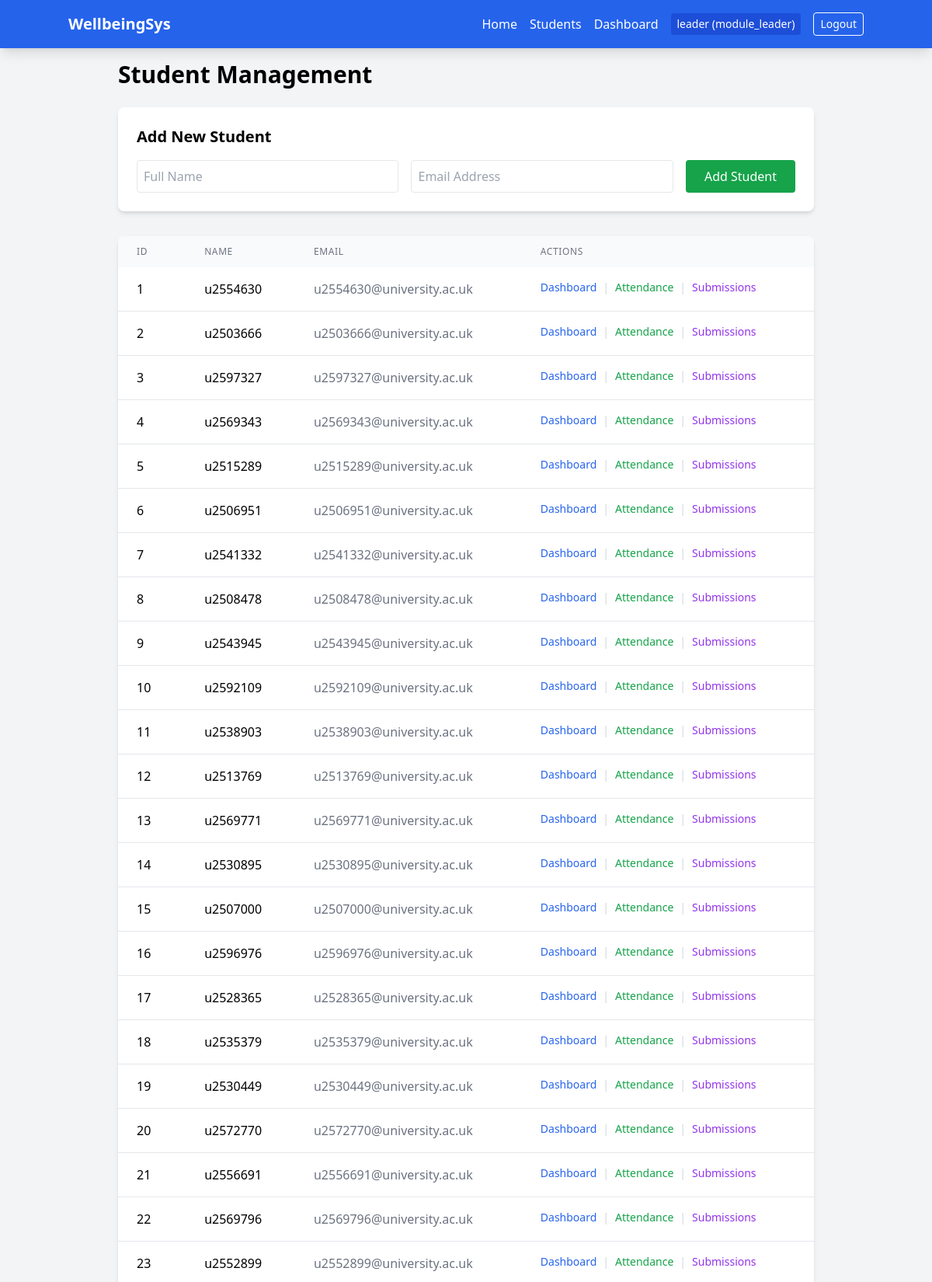
Page /students (signed in, upper part) on the committed database.
### tables this page shows
CREATE TABLE users (
    id INTEGER PRIMARY KEY AUTOINCREMENT,
    username TEXT NOT NULL UNIQUE,
    password_hash TEXT NOT NULL,
    role TEXT NOT NULL
);

CREATE TABLE students (
    id INTEGER PRIMARY KEY AUTOINCREMENT,
    university_id TEXT UNIQUE, -- e.g. u2554630
    name TEXT, -- We might mock this or use ID
    email TEXT,
    degree_name TEXT,
    year INTEGER,
    medical_info TEXT,
    disabilities TEXT,
    commute_type TEXT,
    avg_commute_time_min REAL,
    avg_screen_time_hours REAL
);

### app/routes.py (the view)
@main_bp.route('/students')
@login_required
def students():
    all_students = current_app.student_service.get_all_students()
    return render_template('students.html', students=all_students)

### app/__init__.py (called while the page is built)
def create_app():
    app = Flask(__name__)
    app.config['SECRET_KEY'] = 'dev-secret-key-change-in-prod' # Required for sessions
    app.student_service = StudentService()
    app.attendance_service = AttendanceService()
    app.wellbeing_service = WellbeingService()
    app.submission_service = SubmissionService()
    app.user_service = UserService()
    app.analytics_service = AnalyticsService(
        app.attendance_service,
        app.wellbeing_service,
        app.submission_service
    )
    login_manager = LoginManager()
    login_manager.login_view = 'auth.login'
    login_manager.init_app(app)
    @login_manager.user_loader
    def load_user(user_id):
        return app.user_service.get_user_by_id(int(user_id))
    from app.routes import main_bp
    from app.auth_routes import auth_bp
    app.register_blueprint(main_bp)
    app.register_blueprint(auth_bp)
    return app

### app/database/connection.py (called while the page is built)
def get_db_connection(db_name=DEFAULT_DB):
    conn = sqlite3.connect(db_name, detect_types=sqlite3.PARSE_DECLTYPES)
    conn.row_factory = sqlite3.Row
    return conn

### app/services/student_service.py (called while the page is built)
    def get_all_students(self) -> List[Student]:
        conn = get_db_connection(self.db_name)
        cursor = conn.cursor()
        cursor.execute("SELECT * FROM students")
        rows = cursor.fetchall()
        conn.close()
        return [self._map_row_to_student(row) for row in rows]

    def _map_row_to_student(self, row) -> Student:
        display_name = row['name'] if row['name'] else row['university_id']
        return Student(
            id=row['id'],
            university_id=row['university_id'],
            name=display_name,
            email=row['email'],
            degree_name=row['degree_name'],
            medical_info=row['medical_info'],
            disabilities=row['disabilities']
        )

### app/services/user_service.py (called while the page is built)
    def get_user_by_id(self, user_id: int) -> Optional[User]:
        conn = get_db_connection(self.db_name)
        cursor = conn.cursor()
        cursor.execute("SELECT * FROM users WHERE id = ?", (user_id,))
        row = cursor.fetchone()
        conn.close()
        if row:
            return User(
                id=row['id'],
                username=row['username'],
                password_hash=row['password_hash'],
                role=Role(row['role'])
            )
        return None

### app/templates/students.html (shortened to what this page needs)
{% extends "base.html" %}
{% block content %}
<div class="max-w-4xl mx-auto">
    <h1 class="text-3xl font-bold mb-6">Student Management</h1>
    <div class="bg-white p-6 rounded-lg shadow-md mb-8">
        <h2 class="text-xl font-semibold mb-4">Add New Student</h2>
        <form action="/students/add" method="POST" class="flex gap-4">
            <div class="flex-1">
                <input type="text" name="name" placeholder="Full Name" required
                       class="w-full border p-2 rounded">
            </div>
            <div class="flex-1">
                <input type="email" name="email" placeholder="Email Address" required
                       class="w-full border p-2 rounded">
            </div>
            <button type="submit" class="bg-green-600 text-white px-6 py-2 rounded hover:bg-green-700">
                Add Student
            </button>
        </form>
    </div>
    <div class="bg-white rounded-lg shadow-md overflow-hidden">
        <table class="min-w-full">
            <thead class="bg-gray-50">
                <tr>
                    <th class="px-6 py-3 text-left text-xs font-medium text-gray-500 uppercase tracking-wider">ID</th>
                    <th class="px-6 py-3 text-left text-xs font-medium text-gray-500 uppercase tracking-wider">Name</th>
                    <th class="px-6 py-3 text-left text-xs font-medium text-gray-500 uppercase tracking-wider">Email</th>
                    <th class="px-6 py-3 text-left text-xs font-medium text-gray-500 uppercase tracking-wider">Actions</th>
                </tr>
            </thead>
            <tbody class="bg-white divide-y divide-gray-200">
                {% for student in students %}
                <tr>
                    <td class="px-6 py-4 whitespace-nowrap">{{ student.id }}</td>
                    <td class="px-6 py-4 whitespace-nowrap font-medium">{{ student.name }}</td>
                    <td class="px-6 py-4 whitespace-nowrap text-gray-500">{{ student.email }}</td>
                    <td class="px-6 py-4 whitespace-nowrap text-sm font-medium flex space-x-2 items-center">
                        <a href="/dashboard?student_id={{ student.id }}" class="text-blue-600 hover:text-blue-900">Dashboard</a>
                        <span class="text-gray-300">|</span>
                        <a href="/attendance/{{ student.id }}" class="text-green-600 hover:text-green-900">Attendance</a>
                        <span class="text-gray-300">|</span>
                        <a href="/submissions/{{ student.id }}" class="text-purple-600 hover:text-purple-900">Submissions</a>
                    </td>
                </tr>
                {% else %}
                <tr>
                    <td colspan="4" class="px-6 py-4 text-center text-gray-500">No students found.</td>
                </tr>
                {% endfor %}
            </tbody>
        </table>
    </div>
</div>
{% endblock %}

### app/templates/base.html (shortened to what this page needs)
<!DOCTYPE html>
<html lang="en">
<head>
    <script src="https://cdn.tailwindcss.com"></script>
</head>
<body class="bg-gray-100 min-h-screen">
    <nav class="bg-blue-600 text-white p-4 shadow-lg">
        <div class="container mx-auto flex justify-between items-center">
            <a href="/" class="text-xl font-bold">WellbeingSys</a>
            <div class="space-x-4 flex items-center">
                {% if current_user.is_authenticated %}
                    <a href="/" class="hover:text-blue-200">Home</a>
                    <a href="/students" class="hover:text-blue-200">Students</a>
                    <a href="/dashboard" class="hover:text-blue-200">Dashboard</a>
                    <span class="text-sm bg-blue-700 px-2 py-1 rounded">
                        {{ current_user.username }} ({{ current_user.role.value }})
                    </span>
                    <a href="/logout" class="text-sm border border-white px-2 py-1 rounded hover:bg-white hover:text-blue-600 transition">Logout</a>
                {% else %}
                    <a href="/login" class="hover:text-blue-200">Login</a>
                {% endif %}
            </div>
        </div>
    </nav>
    <main class="container mx-auto p-4">
        {% block content %}{% endblock %}
    </main>
</body>
</html>

### rows in the picture
users: username "leader", role.value "module_leader"
students: id "1", name "u2554630", email "u2554630@university.ac.uk"
students: id "2", name "u2503666", email "u2503666@university.ac.uk"
students: id "3", name "u2597327", email "u2597327@university.ac.uk"
students: id "4", name "u2569343", email "u2569343@university.ac.uk"
students: id "5", name "u2515289", email "u2515289@university.ac.uk"
students: id "6", name "u2506951", email "u2506951@university.ac.uk"
students: id "7", name "u2541332", email "u2541332@university.ac.uk"
students: id "8", name "u2508478", email "u2508478@university.ac.uk"
students: id "9", name "u2543945", email "u2543945@university.ac.uk"
students: id "10", name "u2592109", email "u2592109@university.ac.uk"
students: id "11", name "u2538903", email "u2538903@university.ac.uk"
students: id "12", name "u2513769", email "u2513769@university.ac.uk"
students: id "13", name "u2569771", email "u2569771@university.ac.uk"
students: id "14", name "u2530895", email "u2530895@university.ac.uk"
students: id "15", name "u2507000", email "u2507000@university.ac.uk"
students: id "16", name "u2596976", email "u2596976@university.ac.uk"
students: id "17", name "u2528365", email "u2528365@university.ac.uk"
students: id "18", name "u2535379", email "u2535379@university.ac.uk"
students: id "19", name "u2530449", email "u2530449@university.ac.uk"
students: id "20", name "u2572770", email "u2572770@university.ac.uk"
students: id "21", name "u2556691", email "u2556691@university.ac.uk"
students: id "22", name "u2569796", email "u2569796@university.ac.uk"
students: id "23", name "u2552899", email "u2552899@university.ac.uk"
